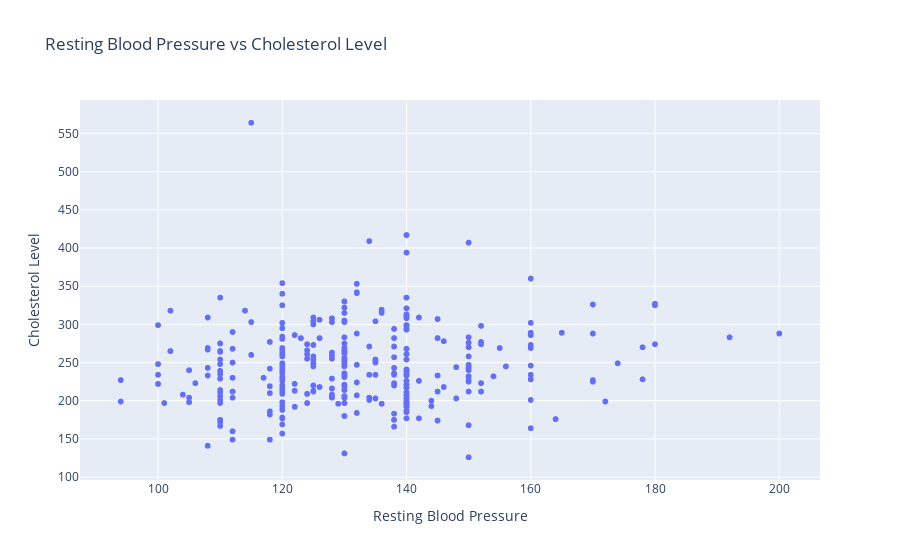

The code cell stored with this chart in its notebook:
### Code cell
px.scatter(df, x='trestbps', y='chol', title='Resting Blood Pressure vs Cholesterol Level',labels={'trestbps': 'Resting Blood Pressure', 'chol': 'Cholesterol Level'})

### Figure 1 — Plotly figure (JSON) as saved in the notebook; plotly's stock layout.template omitted (floating-point values rounded to 4 significant figures; data arrays with more than 128 entries replaced by an {"elided": "..."} marker saying what was removed)
{"data": [{"hovertemplate": "Resting Blood Pressure=%{x}<br>Cholesterol Level=%{y}<extra></extra>", "legendgroup": "", "marker": {"color": "#636efa", "symbol": "circle"}, "mode": "markers", "name": "", "showlegend": false, "type": "scattergl", "x": {"elided": "1025 int values"}, "xaxis": "x", "y": {"elided": "1025 int values"}, "yaxis": "y"}], "layout": {"legend": {"tracegroupgap": 0}, "title": {"text": "Resting Blood Pressure vs Cholesterol Level"}, "xaxis": {"anchor": "y", "domain": [0, 1], "title": {"text": "Resting Blood Pressure"}}, "yaxis": {"anchor": "x", "domain": [0, 1], "title": {"text": "Cholesterol Level"}}}}
